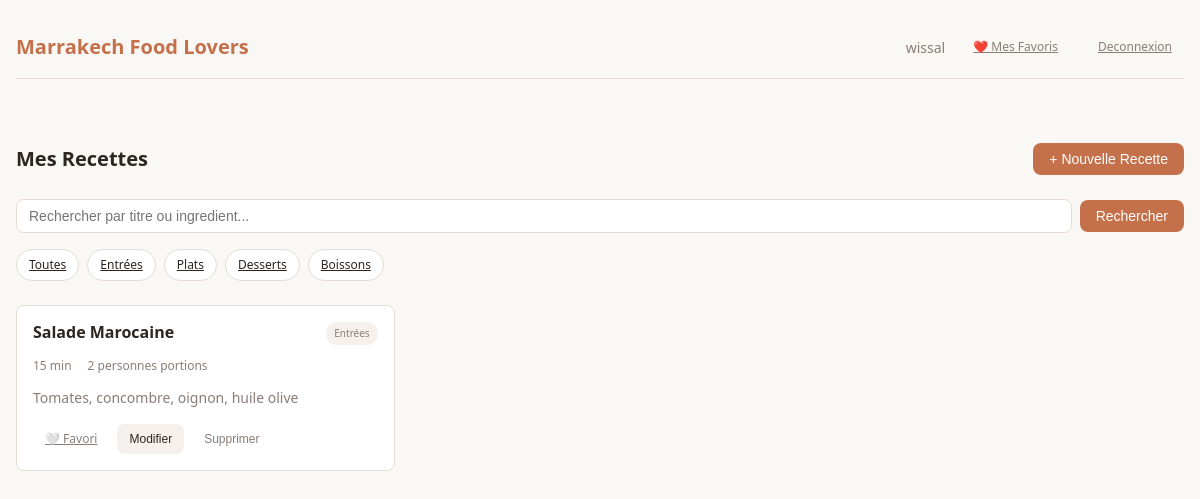
/views/recipes/dashboard.php?category=1 (signed in), run on the app's committed database.
### tables this page shows
create table categories(
    id int auto_increment primary key,
    name enum ("Entrées","Plats","Desserts","Boissons") not null
);

create table recette(
    id int auto_increment primary key,
    users_id int,
    categories_id int,
    title varchar(150) not null,
    create_time timestamp NOT NULL DEFAULT current_timestamp(),
    temp_de_production varchar(100),
    ingredient varchar(255),
    instructions varchar(255),
    portions varchar(100),
    foreign key (users_id)references users(id) on delete cascade,
    foreign key (categories_id)references categories(id) on delete cascade
);

### config/db.php (called while the page is built)
<?php
class Database
{
    private $host = 'localhost';
    private $dbname = 'recette_manager';
    private $user = 'root';
    private $pass = '';
    private static $instance = null;
    private $conn;
    private function __construct()
    {
        try {
            $this->conn = new PDO(
                'mysql:host=' . $this->host . ';dbname=' . $this->dbname,
                $this->user,
                $this->pass
            );
            $this->conn->setAttribute(PDO::ATTR_ERRMODE, PDO::ERRMODE_EXCEPTION);
        } catch (PDOException $e) {
            die("Connection error: " . $e->getMessage());
        }
    }
    public static function getInstance()
    {
        if (self::$instance === null) {
            self::$instance = new Database();
        }
        return self::$instance;
    }
    public function getConnection()
    {
        return $this->conn;
    }
}
?>

### models/category.php (called while the page is built)
<?php
require_once __DIR__ . '/../config/db.php';
class Category_model
{
    private $pdo;
    public function __construct()
    {
        $this->pdo = Database::getInstance()->getConnection();
    }
    public function getCategories()
    {
        $stmt = $this->pdo->query("SELECT id, name FROM categories");
        return $stmt->fetchAll(PDO::FETCH_ASSOC);
    }
}

### models/recipe.php (called while the page is built, shortened)
<?php
require_once __DIR__ . '/../config/db.php';
class Recette_model
{
    private $pdo;
    function __construct()
    {
        $this->pdo = Database::getInstance()->getConnection();
    }
    public function getRecipesByUser($user_id, $category_id = null, $search = null)
    {
        $sql = "SELECT r.*, c.name as category_name
                FROM recette r
                LEFT JOIN categories c ON r.categories_id = c.id
                WHERE r.users_id = ?";
        $params = [$user_id];
        if ($category_id) {
            $sql .= " AND r.categories_id = ?";
            $params[] = $category_id;
        }
        $sql .= " ORDER BY r.create_time DESC";
        $stmt = $this->pdo->prepare($sql);
        $stmt->execute($params);
        return $stmt->fetchAll(PDO::FETCH_ASSOC);
    }
}

### models/favorites.php (called while the page is built, shortened)
<?php
require_once __DIR__ . '/../config/db.php';
class Favorite_model
{
    private $pdo;
    public function __construct()
    {
        $this->pdo = Database::getInstance()->getConnection();
    }
    public function isFavorite($user_id, $recette_id)
    {
        $sql = "SELECT * FROM favorites WHERE user_id = ? AND recette_id = ?";
        $stmt = $this->pdo->prepare($sql);
        $stmt->execute([$user_id, $recette_id]);
        return $stmt->rowCount() > 0;
    }
}

### views/recipes/dashboard.php (the view, shortened to what this page needs)
<?php
include_once __DIR__ . '/../includes/headre.php';
require_once __DIR__ . '/../../models/category.php';
require_once __DIR__ . '/../../models/recipe.php';
$categoryModel = new Category_model();
$categories = $categoryModel->getCategories();
$recipeModel = new Recette_model();
$filter_category = isset($_GET['category']) ? $_GET['category'] : null;
$search = isset($_GET["search"]) ? $_GET["search"] : null;
$recipes = $recipeModel->getRecipesByUser($_SESSION['user_id'], $filter_category, $search);
require_once __DIR__ . '/../../models/favorites.php';
$favoriteModel = new Favorite_model();
?>
<!DOCTYPE html>
<html lang="fr">
<head>
    <link rel="stylesheet" href="../css/style.css">
</head>
<body>
    <div class="container">
        <main>
            <div class="recipes-header">
                <h1 class="recipes-title">Mes Recettes</h1>
                <button class="btn btn-primary" onclick="openModal('add')">
                    + Nouvelle Recette
                </button>
            </div>
            <div>
                <form method="GET" action="dashboard.php" class="search-form">
                    <input type="text" name="search" class="form-input"
                        placeholder="Rechercher par titre ou ingredient..."
                        value="<?php echo htmlspecialchars($search ?? ''); ?>">
                    <button type="submit" class="btn btn-primary">Rechercher</button>
                </form>
            </div>
            <div class="category-filter">
                <a href="dashboard.php" class="category-btn <?php echo !$filter_category ? 'active' : ''; ?>">
                    Toutes
                </a>
                <?php foreach ($categories as $cat): ?>
                    <a href="dashboard.php?category=<?php echo $cat['id']; ?>"
                        class="category-btn <?php echo $filter_category === $cat['id'] ? 'active' : ''; ?>">
                        <?php echo htmlspecialchars($cat['name']); ?>
                    </a>
                <?php endforeach; ?>
            </div>
            <?php if (empty($recipes)): ?>
                <div class="empty-state">
                    <div class="empty-state-icon">&#127858;</div>
                    <p class="empty-state-text">Aucune recette trouvee. Ajoutez votre premiere recette!</p>
                </div>
            <?php else: ?>
                <div class="recipes-grid">
                    <?php foreach ($recipes as $recipe): ?>
                        <div class="recipe-card">
                            <div class="recipe-card-header">
                                <h3 class="recipe-title"><?php echo htmlspecialchars($recipe['title']); ?></h3>
                                <span class="recipe-category"><?php echo htmlspecialchars($recipe['category_name']); ?></span>
                            </div>
                            <div class="recipe-meta">
                                <span><?php echo htmlspecialchars($recipe['temp_de_production']); ?></span>
                                <span><?php echo htmlspecialchars($recipe['portions']); ?> portions</span>
                            </div>
                            <p class="recipe-description"><?php echo htmlspecialchars($recipe['ingredient'] ?? ''); ?></p>
                            <div class="recipe-actions">
                                <a href="../../controllers/FavController.php?id=<?php echo $recipe['id']; ?>"
                                    class="btn btn-sm <?php echo $favoriteModel->isFavorite($_SESSION['user_id'], $recipe['id']) ? 'btn-primary' : 'btn-ghost'; ?>">
                                    <?php echo $favoriteModel->isFavorite($_SESSION['user_id'], $recipe['id']) ? '❤️ Favori' : '🤍 Favori'; ?>
                                </a>
                                <button class="btn btn-secondary btn-sm"
                                    onclick="openModal('edit', <?php echo htmlspecialchars(json_encode($recipe)); ?>)">
                                    Modifier
                                </button>
                                <button class="btn btn-ghost btn-sm"
                                    onclick="openModal('delete', <?php echo $recipe['id']; ?>)">
                                    Supprimer
                                </button>
                            </div>
                        </div>
                    <?php endforeach; ?>
                </div>
            <?php endif; ?>
        </main>
    </div>
</body>
</html>

### views/css/style.css (style rules this page uses)
* { margin: 0; padding: 0; box-sizing: border-box; }
:root { --background: #faf8f5; --foreground: #2d2520; --card: #ffffff; --primary: #c4704a; --primary-hover: #a85d3d; --secondary: #f5f0eb; --muted: #8a7d75; --border: #e5ddd5; --destructive: #c44a4a; --radius: 0.5rem; }
body { font-family: system-ui, -apple-system, sans-serif; background: var(--background); color: var(--foreground); line-height: 1.5; min-height: 100vh; }
.container { max-width: 1200px; margin: 0 auto; padding: 1rem; }
.btn { display: inline-flex; align-items: center; justify-content: center; gap: 0.5rem; padding: 0.5rem 1rem; border-radius: var(--radius); font-size: 0.875rem; font-weight: 500; cursor: pointer; border: none; transition: background 0.2s, opacity 0.2s; }
.btn-primary { background: var(--primary); color: white; }
.btn-secondary { background: var(--secondary); color: var(--foreground); }
.btn-ghost { background: transparent; color: var(--muted); }
.btn-sm { padding: 0.375rem 0.75rem; font-size: 0.75rem; }
.form-input, .form-select, .form-textarea { width: 100%; padding: 0.5rem 0.75rem; border: 1px solid var(--border); border-radius: var(--radius); font-size: 0.875rem; background: white; transition: border-color 0.2s; }
.category-filter { display: flex; flex-wrap: wrap; gap: 0.5rem; margin-bottom: 1.5rem; }
.category-btn { padding: 0.375rem 0.75rem; border-radius: 9999px; font-size: 0.75rem; font-weight: 500; cursor: pointer; border: 1px solid var(--border); background: white; color: var(--foreground); transition: all 0.2s; }
.recipes-header { display: flex; justify-content: space-between; align-items: center; flex-wrap: wrap; gap: 1rem; margin-bottom: 1.5rem; }
.recipes-title { font-size: 1.25rem; font-weight: 600; }
.recipes-grid { display: grid; grid-template-columns: 1fr; gap: 1rem; }
@media (min-width: 640px) { .recipes-grid { grid-template-columns: repeat(2, 1fr); } }
@media (min-width: 1024px) { .recipes-grid { grid-template-columns: repeat(3, 1fr); } }
.recipe-card { background: var(--card); border: 1px solid var(--border); border-radius: var(--radius); padding: 1rem; transition: box-shadow 0.2s; }
.recipe-card-header { display: flex; justify-content: space-between; align-items: flex-start; gap: 0.5rem; margin-bottom: 0.75rem; }
.recipe-title { font-size: 1rem; font-weight: 600; line-height: 1.3; }
.recipe-category { font-size: 0.625rem; padding: 0.25rem 0.5rem; background: var(--secondary); border-radius: 9999px; color: var(--muted); white-space: nowrap; }
.recipe-meta { display: flex; gap: 1rem; font-size: 0.75rem; color: var(--muted); margin-bottom: 0.75rem; }
.recipe-description { font-size: 0.875rem; color: var(--muted); margin-bottom: 1rem; display: -webkit-box; -webkit-line-clamp: 2; -webkit-box-orient: vertical; overflow: hidden; }
.recipe-actions { display: flex; gap: 0.5rem; }
.search-form { display: flex; gap: 0.5rem; margin-bottom: 1rem; align-items: center; }
.search-form .form-input { flex: 1; }

### data on the page
categories: name "Entrées"
categories: name "Plats"
categories: name "Desserts"
categories: name "Boissons"
recette: title "Salade Marocaine", categories.name "Entrées", temp_de_production "15 min", portions "2 personnes", ingredient "Tomates, concombre, oignon, huile olive"

### other printed values
$user_name "wissal"
